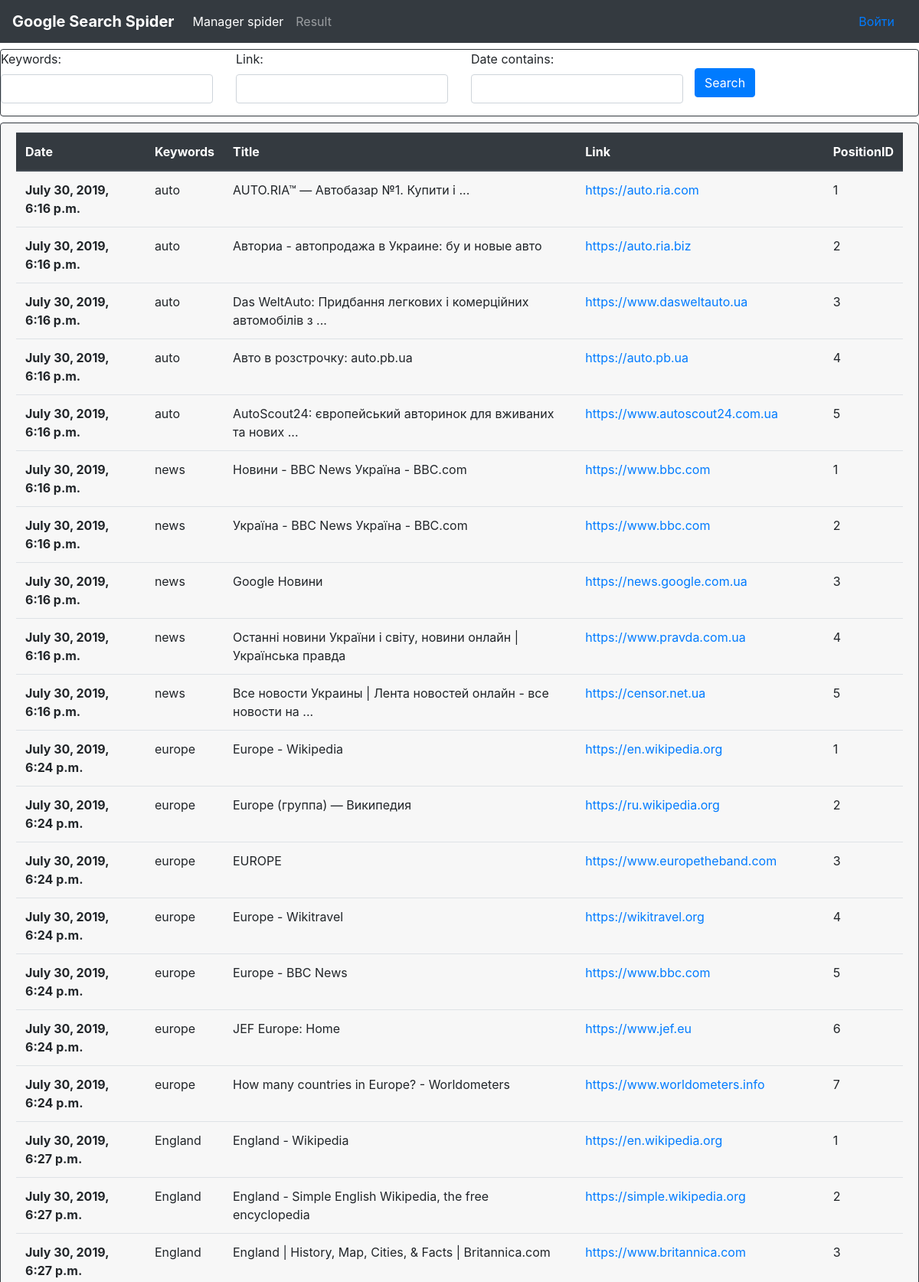
The app's page /results/ (upper part) with its own data.
### main/models.py (models this page shows, shortened)
class GoogleResultModel(models.Model):
    positionID = models.CharField(max_length=200)
    keywords = models.CharField(max_length=50)
    title = models.CharField(max_length=255)
    link = models.URLField (max_length=255)
    date = models.DateTimeField(auto_now_add=True)

### main/views.py (the view)
# urls.py: path('results/', search_result, name='search_result'),
def search_result(request):
    result = GoogleResultModel.objects.all()
    result_filter = ResultFilter(request.GET, queryset=result)
    return render(request, 'result_list.html', {'result_filter': result_filter})

### main/templates/result_list.html (shortened to what this page needs)
{% extends 'base.html' %}
{% load widget_tweaks %}
{% block content %}
<div class="card border-dark mb-2 mt-2">
        <form method="get">
            <div class="well">
                <div class="row">
                    <div class="form-group col-sm-4 col-md-3">
                        {{ result_filter.form.keywords.label_tag }}
                        {% render_field result_filter.form.keywords class="form-control" %}
                    </div>
                    <div class="form-group col-sm-4 col-md-3">
                        {{ result_filter.form.link.label_tag }}
                        {% render_field result_filter.form.link class="form-control" %}
                    </div>
                    <div class="form-group col-sm-4 col-md-3">
                        {{ result_filter.form.date.label_tag }}
                        {% render_field result_filter.form.date class="form-control" %}
                    </div>
                    <div class="form-group mt-4">
                        <button type="submit" class="btn btn-primary">
                            Search
                        </button>
                    </div>
                </div>
            </div>
        </form>
</div>
<div class="card border-dark mb-2">
    <div class="card-header">
        <table class="table table-hover">
            <thead class="thead-dark">
                <tr>
                    <th scope="col">Date</th>
                    <th scope="col">Keywords</th>
                    <th scope="col">Title</th>
                    <th scope="col">Link</th>
                    <th scope="col">PositionID</th>
                </tr>
            </thead>
            <tbody>
            {% for result in result_filter.qs %}
                <tr>
                    <th scope="row">{{ result.date }}</th>
                    <td>{{ result.keywords }}</td>
                    <td>{{ result.title }}</td>
                    <td><a href="{{ result.link }}">{{ result.link }}</a></td>
                    <td>{{ result.positionID }}</td>
                </tr>
            {% endfor %}
            </tbody>
        </table>
    </div>
</div>
{% endblock %}

### main/templates/base.html (shortened to what this page needs)
<!DOCTYPE html>
<html lang="en">
<head>
    <link rel="stylesheet" href="https://stackpath.bootstrapcdn.com/bootstrap/4.3.1/css/bootstrap.min.css">
</head>
<body>
    <nav class="navbar sticky-top navbar-expand-lg navbar-dark bg-dark">
        <a class="navbar-brand" href="#"><b>Google Search Spider</b></a>
        <div class="collapse navbar-collapse" id="navbarSupportedContent">
             <ul class="navbar-nav mr-auto">
                <li class="nav-item active">
                    <a class="nav-link" href="{% url 'manager_spider' %}">Manager spider<span class="sr-only">(current)</span></a>
                </li>
                <li class="nav-item">
                    <a class="nav-link" href="{% url 'search_result' %}">Result</a>
                </li>
            </ul>
            <ul class="nav justify-content-end">
                {% if username %}
                    <li><a class="nav-link" href="/auth/logout/">Выйти ({{ username }})</a></li>
                {% else %}
                    <li><a class="nav-link" href="/auth/login/">Войти</a></li>
                {% endif %}
            </ul>
        </div>
    </nav>
        {% block content %}
        {% endblock%}
</body>
</html>

### records on screen
GoogleResultModel: date "July 30, 2019, 6:16 p.m.", keywords "auto", title "AUTO.RIA™ — Автобазар №1. Купити і ...", link "https://auto.ria.com", positionID "1"
GoogleResultModel: date "July 30, 2019, 6:16 p.m.", keywords "auto", title "Авториа - автопродажа в Украине: бу и новые авто", link "https://auto.ria.biz", positionID "2"
GoogleResultModel: date "July 30, 2019, 6:16 p.m.", keywords "auto", title "Das WeltAuto: Придбання легкових і комерційних автомобілів з ...", link "https://www.dasweltauto.ua", positionID "3"
GoogleResultModel: date "July 30, 2019, 6:16 p.m.", keywords "auto", title "Авто в розстрочку: auto.pb.ua", link "https://auto.pb.ua", positionID "4"
GoogleResultModel: date "July 30, 2019, 6:16 p.m.", keywords "auto", title "AutoScout24: європейський авторинок для вживаних та нових ...", link "https://www.autoscout24.com.ua", positionID "5"
GoogleResultModel: date "July 30, 2019, 6:16 p.m.", keywords "news", title "Новини - BBC News Україна - BBC.com", link "https://www.bbc.com", positionID "1"
GoogleResultModel: date "July 30, 2019, 6:16 p.m.", keywords "news", title "Україна - BBC News Україна - BBC.com", link "https://www.bbc.com", positionID "2"
GoogleResultModel: date "July 30, 2019, 6:16 p.m.", keywords "news", title "Google Новини", link "https://news.google.com.ua", positionID "3"
GoogleResultModel: date "July 30, 2019, 6:16 p.m.", keywords "news", title "Останні новини України і світу, новини онлайн | Українська правда", link "https://www.pravda.com.ua", positionID "4"
GoogleResultModel: date "July 30, 2019, 6:16 p.m.", keywords "news", title "Все новости Украины | Лента новостей онлайн - все новости на ...", link "https://censor.net.ua", positionID "5"
GoogleResultModel: date "July 30, 2019, 6:24 p.m.", keywords "europe", title "Europe - Wikipedia", link "https://en.wikipedia.org", positionID "1"
GoogleResultModel: date "July 30, 2019, 6:24 p.m.", keywords "europe", title "Europe (группа) — Википедия", link "https://ru.wikipedia.org", positionID "2"
GoogleResultModel: date "July 30, 2019, 6:24 p.m.", keywords "europe", title "EUROPE", link "https://www.europetheband.com", positionID "3"
GoogleResultModel: date "July 30, 2019, 6:24 p.m.", keywords "europe", title "Europe - Wikitravel", link "https://wikitravel.org", positionID "4"
GoogleResultModel: date "July 30, 2019, 6:24 p.m.", keywords "europe", title "Europe - BBC News", link "https://www.bbc.com", positionID "5"
GoogleResultModel: date "July 30, 2019, 6:24 p.m.", keywords "europe", title "JEF Europe: Home", link "https://www.jef.eu", positionID "6"
GoogleResultModel: date "July 30, 2019, 6:24 p.m.", keywords "europe", title "How many countries in Europe? - Worldometers", link "https://www.worldometers.info", positionID "7"
GoogleResultModel: date "July 30, 2019, 6:27 p.m.", keywords "England", title "England - Wikipedia", link "https://en.wikipedia.org", positionID "1"
GoogleResultModel: date "July 30, 2019, 6:27 p.m.", keywords "England", title "England - Simple English Wikipedia, the free encyclopedia", link "https://simple.wikipedia.org", positionID "2"
GoogleResultModel: date "July 30, 2019, 6:27 p.m.", keywords "England", title "England | History, Map, Cities, & Facts | Britannica.com", link "https://www.britannica.com", positionID "3"

### other values on screen
{{ result_filter.form.keywords.label_tag }} "Keywords:"
{{ result_filter.form.link.label_tag }} "Link:"
{{ result_filter.form.date.label_tag }} "Date contains:"
